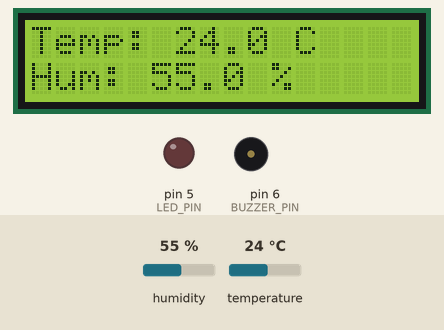
Bench run of a sketch on a simulated Arduino Uno, built with avr-gcc and run on an emulated ATmega328P. Shown: 16×2 character LCD, output pins drawn as LEDs (lit = HIGH), buzzer (waves = sounding). Inputs (shaded band) come from the test bench; at power-on: temperature 24 °C, humidity 55 %.

Above: at 4.6 s.
4.7 s: temperature set to 29.6 °C
At 7.3 s:
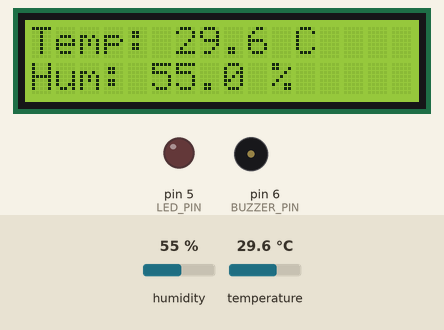
7.7 s: temperature set to 30.8 °C
At 9.5 s:
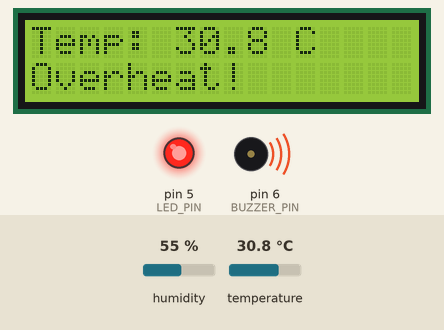
10.7 s: temperature set to 29.9 °C
At 13.3 s:
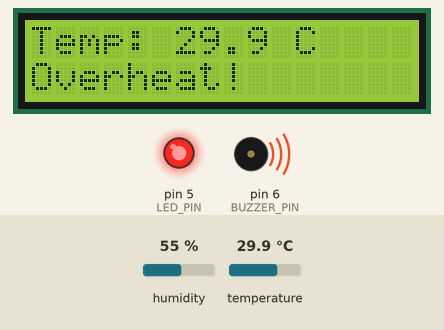
13.7 s: temperature set to 28.7 °C
At 15.3 s:
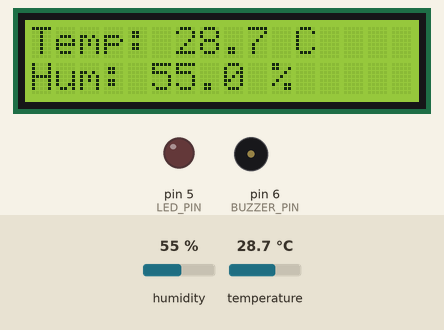
16.7 s: humidity set to 22 %
At 19.2 s:
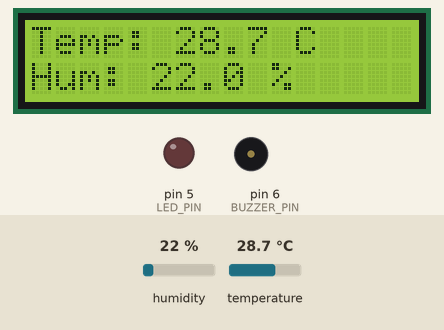
Timing chart, 0 to 20.7 s (numbered marks = the images above; inputs shaded):
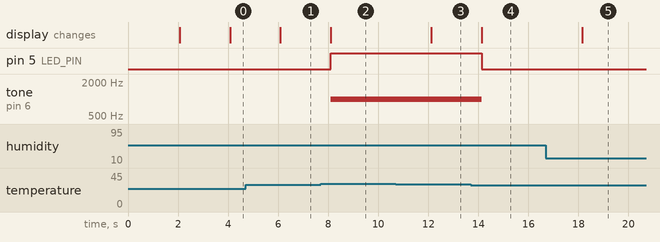

Measured:
- the behaviour switches between 29.9 and 30 °C on temperature (found by bisection; images 1 and 2)
- the behaviour switches between 29.6 and 29.5 °C on temperature (found by bisection; images 3 and 4)
- after the input at 4.7 s, the display: changes after 1.4 s (image 1)
- after the input at 7.7 s, pin 5 (LED_PIN): LOW → HIGH after 0.40 s; tone on pin 6 (BUZZER_PIN): silent → 1000 Hz after 0.40 s; the display: changes after 0.40 s (image 2)
- after the input at 10.7 s, the display: changes after 1.4 s (image 3)
- after the input at 13.7 s, pin 5 (LED_PIN): HIGH → LOW after 0.43 s; tone on pin 6 (BUZZER_PIN): 1000 Hz → silent after 0.43 s; the display: changes after 0.44 s (image 4)
- after the input at 16.7 s, the display: changes after 1.5 s (image 5)

The sketch:

sketch.ino
```cpp
// B. Joshua Samuel
// 950023104301

#include <Wire.h>
#include <DHT.h>
#include <DHT_U.h>
#include <LiquidCrystal.h>

#define DHTPIN A4
#define DHTTYPE DHT22
#define BUZZER_PIN 6
#define LED_PIN 5

#define TEMP_THRESHOLD 30.0
#define TEMP_HYSTERESIS 0.5

DHT dht(DHTPIN, DHTTYPE);
LiquidCrystal lcd(7, 8, 9, 10, 11, 12);

bool overheat = false;

void setup() {
  dht.begin();
  lcd.begin(16, 2);
  lcd.print("Initializing...");
  delay(2000);
  lcd.clear();

  pinMode(BUZZER_PIN, OUTPUT);
  pinMode(LED_PIN, OUTPUT);

  digitalWrite(LED_PIN, LOW);
}

void loop() {
  delay(2000);

  float humidity = dht.readHumidity();
  float temperature = dht.readTemperature();


  if (isnan(humidity) || isnan(temperature)) {
    lcd.clear();
    lcd.print("Sensor error");
    return;
  }


  if (!overheat && temperature >= TEMP_THRESHOLD) {
    overheat = true;
  } else if (overheat && temperature <= (TEMP_THRESHOLD - TEMP_HYSTERESIS)) {
    overheat = false;
  }

  digitalWrite(LED_PIN, overheat ? HIGH : LOW);
  if (overheat) {
    tone(BUZZER_PIN, 1000);
  } else {
    noTone(BUZZER_PIN);
  }

  lcd.clear();
  lcd.setCursor(0, 0);
  lcd.print("Temp: ");
  lcd.print(temperature, 1);
  lcd.print(" C");

  lcd.setCursor(0, 1);
  if (overheat) {
    lcd.print("Overheat!       ");
  } else {
    lcd.print("Hum: ");
    lcd.print(humidity, 1);
    lcd.print(" %  ");
  }
}
```
